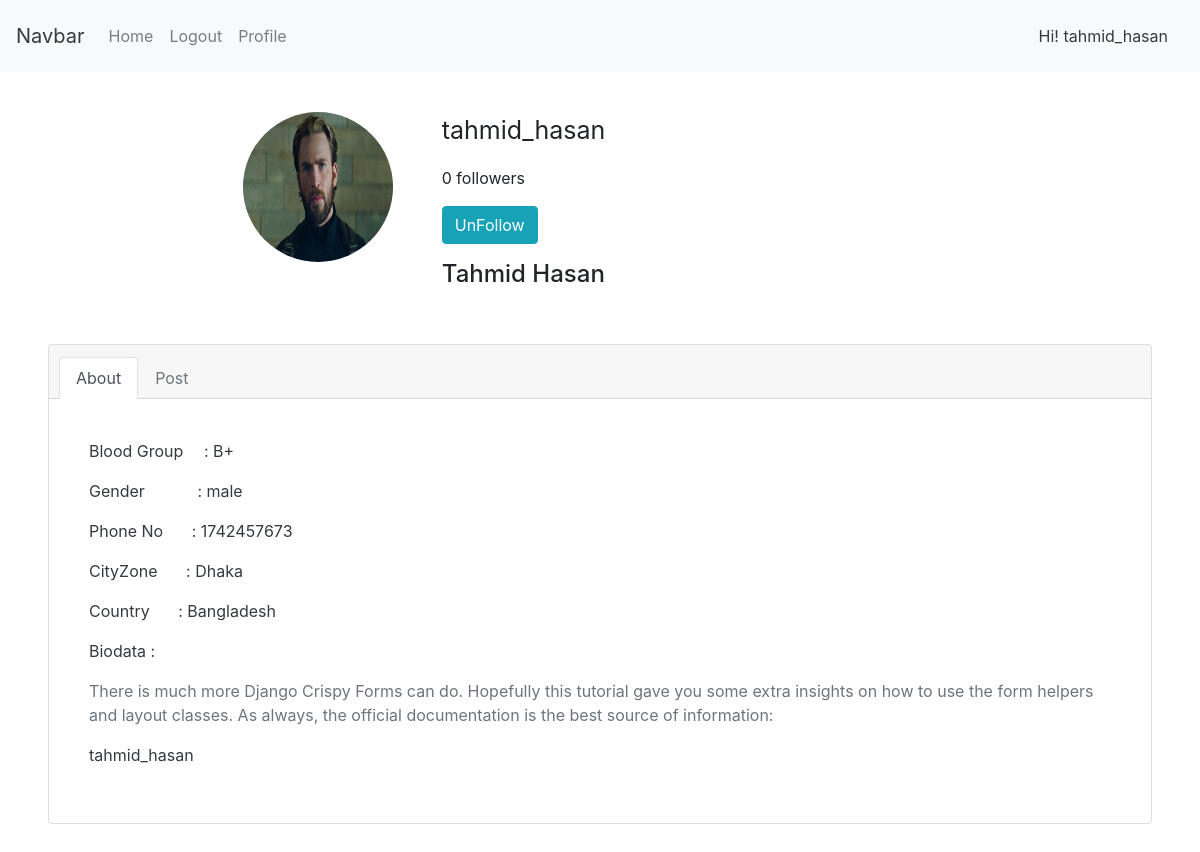
/userdetail/3/, run on the app's committed database.
### profilee/models.py (models this page shows, shortened)
class User(AbstractUser):
    email = models.EmailField(_('email address'), unique=True)
    USERNAME_FIELD = 'email'
    REQUIRED_FIELDS = []
    objects = UserManager()

class UserProfile(models.Model):
    MALE = 'male'
    FEMALE = 'female'
    OTHERS = 'others'
    GENDER_CHOICE = (
    (MALE, 'male'),
    (FEMALE, 'female'),
    (OTHERS, 'others'),
    )
    user = models.OneToOneField(settings.AUTH_USER_MODEL, on_delete=models.CASCADE)
    blood_group = models.CharField(max_length=100, null=True)
    gender = models.CharField(max_length=120, choices=GENDER_CHOICE, default=MALE)
    website = models.URLField(default='', blank=True)
    bio = models.TextField(default='', blank=True, null=True)
    phone = models.CharField(max_length=20, blank=True, default='')
    city = models.CharField(max_length=100, default='', blank=True)
    country = models.CharField(max_length=100, default='', blank=True)
    image = models.ImageField(default='default.png', blank = True, null=True)

### image/models.py (models this page shows, shortened)
class Image(models.Model):
    user = models.ForeignKey(settings.AUTH_USER_MODEL, related_name='image_create', on_delete=models.CASCADE)
    users_like = models.ManyToManyField(settings.AUTH_USER_MODEL, related_name='image_liked', blank=True)
    title   = models.CharField(max_length=120)
    slug    = models.SlugField(max_length=120, blank=True, null=True)
    url     = models.URLField(blank=True, null=True)
    image   = models.ImageField(default='default.png', blank = True, null=True)
    description = models.TextField(blank=True, null=True)
    created = models.DateTimeField(auto_now_add=True, db_index=True)
    class Meta:
        ordering = ['-created']

### image/views.py (the view)
# urls.py: path('userdetail/<int:pk>/', views.profileView.as_view(), name='userdetail'),
class profileView(ListView):
    model = Image
    template_name = 'image/userprofile.html'
    def get_queryset(self):
        self.user = get_object_or_404(User, pk=self.kwargs['pk'])
        return Image.objects.filter(user=self.user)
    def get_context_data(self,**kwargs):
        context = super(profileView, self).get_context_data(**kwargs)
        context['user'] = self.user
        return context

### templates/image/userprofile.html (shortened to what this page needs)
{% extends 'base.html' %}
{% load crispy_forms_tags %}
{% block content %}
<br>
<div class="conatiner mt-3 ml-5 mr-5">
  {% with total_followers=user.followers.count %}
  <div class="row mr-4">
  <div class="col-sm-3 " style="margin-left: 120px; padding-left: 90px;">
    <div class="">
      <img src="{{ user.userprofile.image.url }}" class="img-circle" style="width: 150px; height: 150px; border-radius: 50%; " alt="profile photo">
    </div>
  </div>
  <div class="col-sm-6">
    <div class="">
        <p style="font-size: 25px;">{{ user.username }}</p>
        <p class=""><span class="count" > <span class="total " > {{  total_followers }} </span> follower{{ total_followers|pluralize }} </span></p>
        <p><a href="#" data-id="{{ user.id }}" data-action="{% if request.user in user.followers.all %} un {% endif %}follow"  class="follow btn btn-info"> {% if request.user in not user.followers.all %} Follow {% else %} UnFollow {% endif %}</a></p>
        <h4>{{user.first_name}} {{user.last_name}}</h4>
    </div>
  </div>
</div>
<br>
<div class="card mt-4">
  <div class="card-header ">
    <ul class="nav nav-tabs card-header-tabs">
      <li class="nav-item">
        <a class="nav-link active" href="#">About</a>
      </li>
      <li class="nav-item">
        <a class="nav-link disabled" href="#" tabindex="-1" aria-disabled="true">Post</a>
      </li>
    </ul>
  </div>
  <div class="card-body text-dark">
    <div class="card-body">
      <p> Blood Group <span class="ml-3 mb-2"> : {{ user.userprofile.blood_group }}</span> </p>
      <p>Gender <span class="ml-5 mb-2"> : {{ user.userprofile.gender }}</span></p>
      <p>Phone No <span class="ml-4 mb-2">: {{ user.userprofile.phone }}</span></p>
      <p>CityZone <span class="ml-4 mb-2">: {{ user.userprofile.city }}</span></p>
      <p> Country <span class="ml-4 mb-2">: {{ user.userprofile.country }}</span></p>
      <p class=""> Biodata : </p>
      <p class="text-secondary">{{ user.userprofile.bio }}</p>
      {% for users in object_list %}
      <p>{{ users.user.username }}</p>
      {% endfor %}
    </div>
  </div>
  </div>
  {% endwith %}
</div>
</div>
<br>
<br>
<br>
{% endblock  %}

### templates/base.html (shortened to what this page needs)
<!doctype html>
<html lang="en">
  <head>
    <link rel="stylesheet" href="https://stackpath.bootstrapcdn.com/bootstrap/4.2.1/css/bootstrap.min.css">
  </head>
  <body>
    <div class="">
  <nav class="navbar navbar-expand-lg navbar-light bg-light">
    <a class="navbar-brand text-dark" href="{% url 'home' %}">Navbar</a>
    <div class="collapse navbar-collapse" id="navbarText">
      <ul class="navbar-nav mr-auto">
        <li  class="{% if request.resolver_match.url_name == "home" %}active{% endif %}">
          <a class="nav-link" href="{% url 'home' %}">Home <span class="sr-only">(current)</span></a>
        </li>
        {% if user.is_authenticated %}
        <li class="{% if request.resolver_match.url_name == "logout" %}active{% endif %}">
          <a class="nav-link" href="{% url 'logout' %}">Logout </a>
        </li>
        {% else %}
        <li class="nav-item ">
          <a class="nav-link " href="{% url 'login' %}">Login <span class="sr-only"></span></a>
        </li>
        {% endif %}
        <li class="{% if request.resolver_match.url_name == "profile" %}active{% endif %}">
          <a class="nav-link " href="{% url 'profile' %}">Profile </a>
        </li>
      </ul>
      <span class="navbar-text">
        <a class="nav-link text-dark" href="{% url 'profile' %}">Hi! {{  user.username }} </a>
      </span>
    </div>
  </nav>
  <div class="">
    {% block content %}
    {% endblock %}
  </div>
  </body>
</html>

### data on the page
User: username "tahmid_hasan", userprofile.image (picture), first_name "Tahmid", last_name "Hasan", userprofile.blood_group "B+", userprofile.gender "male", userprofile.phone "1742457673", userprofile.city "Dhaka", userprofile.country "Bangladesh", userprofile.bio "There is much more Django Crispy Forms can do. Hopefully this tutorial gave you some extra insights on how to use the form helpers and layout classes. As always, the official documentation is the best source of information:"
Image: user.username "tahmid_hasan"

### other printed values
{{ total_followers }} "0"
